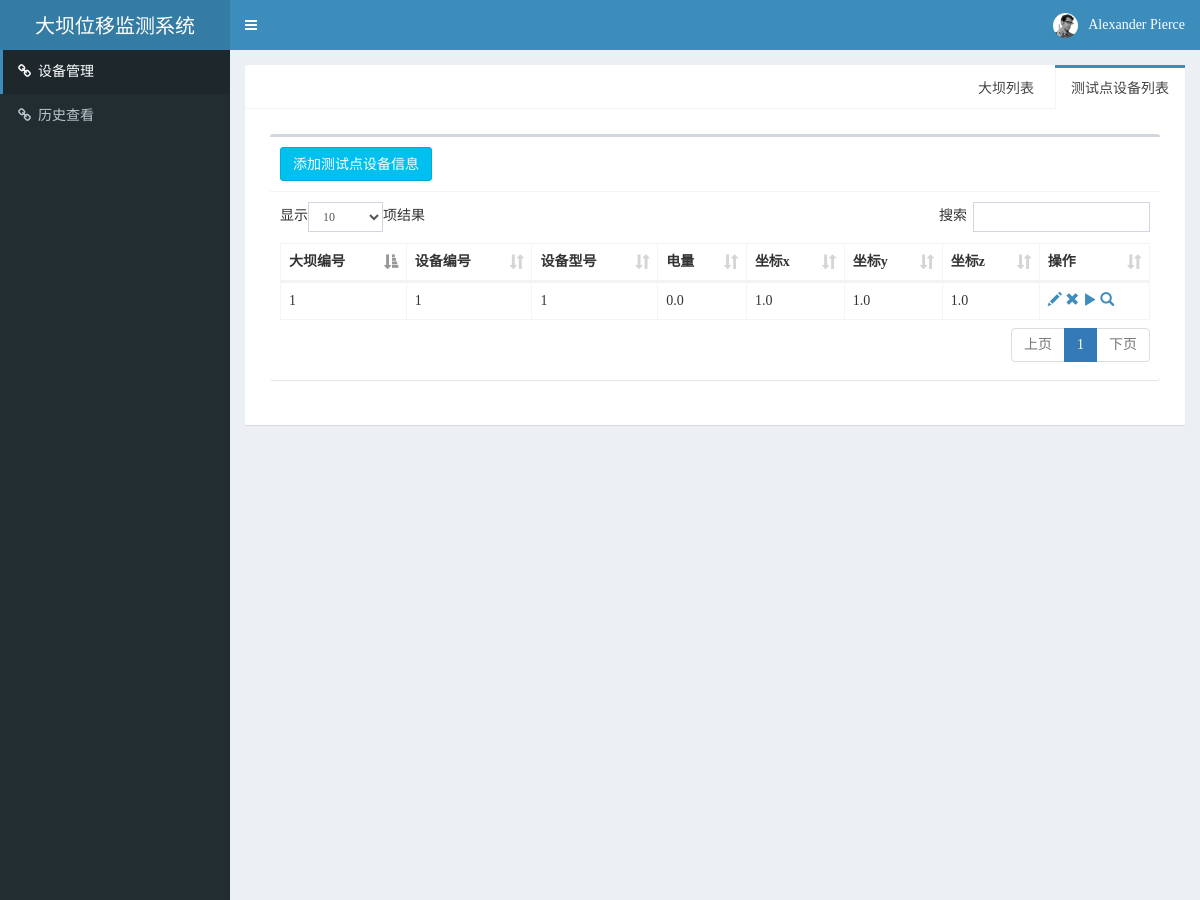
The app's page / (upper part), older data.
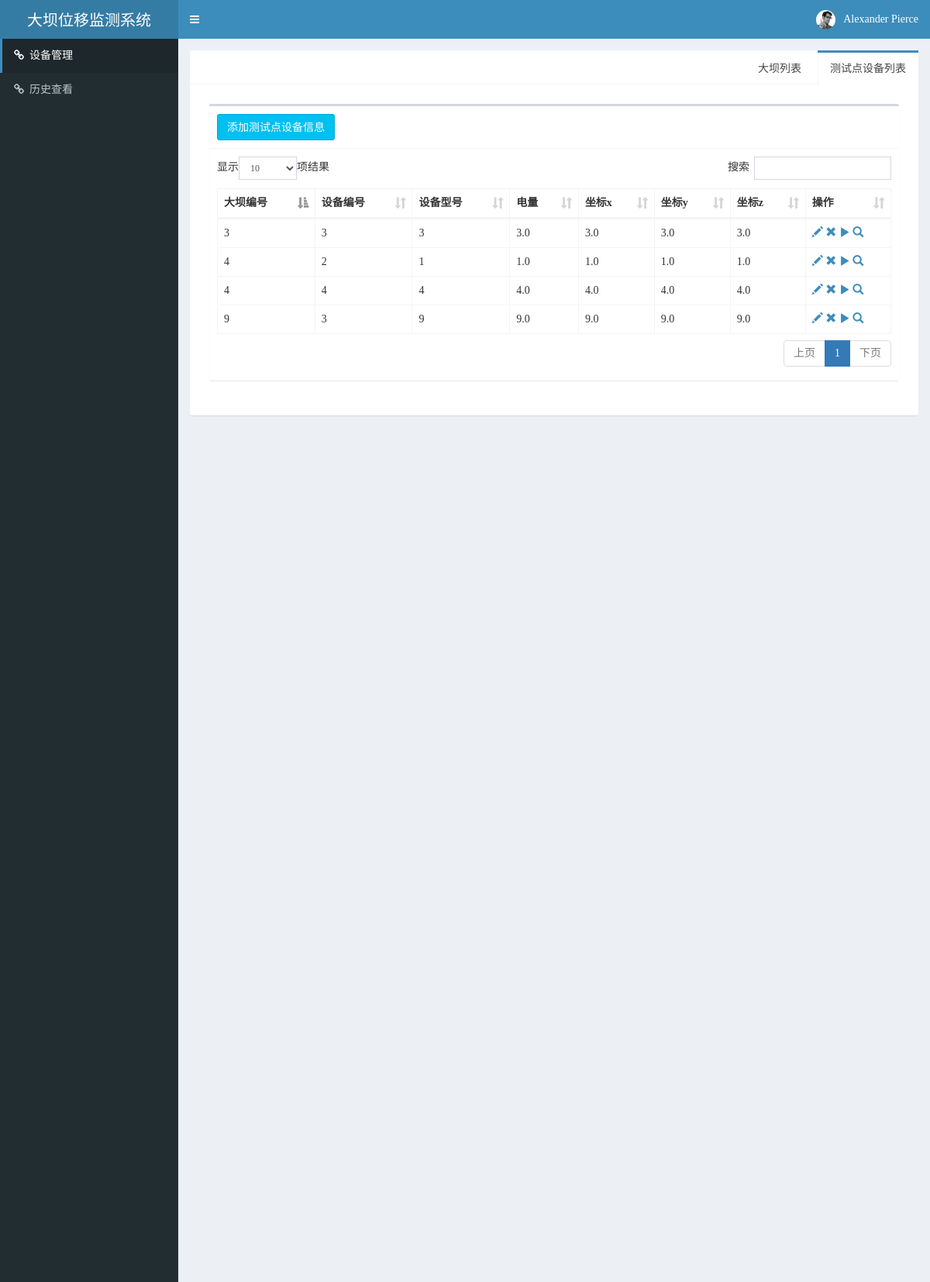
The same page, newer data.
### Dam_Device_management/models.py (models this page shows, shortened)
class Device(models.Model):
	dam = models.ForeignKey(Dam)
	device_num = models.IntegerField(null=True)
	card_num = models.CharField(max_length=60,null=True)
	power = models.FloatField(default=0)
	x = models.FloatField(max_length=60,null=True)
	y = models.FloatField(max_length=60,null=True)
	z = models.FloatField(max_length=60,null=True)
	remark = models.TextField()

class Dam(models.Model):
	dam_num = models.IntegerField(unique=True)
	dam_name = models.CharField(max_length=100,null=True)
	dam_grade = models.CharField(max_length=100,null=True)
	dam_status = models.CharField(max_length=100,null=True)
	information = models.TextField()
	port_num = models.IntegerField(null=True)
	domain_name = models.CharField(max_length=100,null=True)

### Dam_Device_management/views.py (the view)
# urls.py: url(r'^$', Dam_Device_management.views.DandL_management),
def DandL_management(request):
	dam_list = Dam.objects.all()
	device_list = Device.objects.all()
	return render(request,'DandL_management.html',{'dam_list':dam_list,'device_list':device_list})

### Dam_Device_management/templates/DandL_management.html (shortened to what this page needs)
<!DOCTYPE html>
<html>
  <head>
  <link rel="stylesheet" href="../../../static/css/bootstrap.min.css">
  <link rel="stylesheet" href="../../../static/css/font-awesome.min.css">
  <link rel="stylesheet" href="../../../static/css/ionicons.min.css">
  <link rel="stylesheet" href="../../../static/css/dataTables.bootstrap.min.css">
  <link rel="stylesheet" href="../../../static/css/AdminLTE.min.css">
  <link rel="stylesheet" href="../../../static/css/skin-blue.min.css">
  <link rel="stylesheet" href="../../../static/css/_all-skins.min.css">
  </head>
  <body class="hold-transition skin-blue sidebar-mini">
<div class="wrapper">
    <header class="main-header">
    <a href="#" class="logo">
      <span class="logo-lg">大坝位移监测系统</span> </a>
    <nav class="navbar navbar-../../../static-top" role="navigation">
        <a href="#" class="sidebar-toggle" data-toggle="push-menu" role="button"> <span class="sr-only">Toggle navigation</span> </a>
        <div class="navbar-custom-menu">
        <ul class="nav navbar-nav">
            <li class="dropdown user user-menu">
            <a href="#" class="dropdown-toggle" data-toggle="dropdown">
              <img src="../../../static/img/user2-160x160.jpg" class="user-image" alt="User Image">
              <span class="hidden-xs">Alexander Pierce</span> </a>
          </li>
          </ul>
      </div>
      </nav>
  </header>
    <aside class="main-sidebar">
    <section class="sidebar">
        <ul class="sidebar-menu" data-widget="tree">
        <li class="active"><a href="/Dam_Device_management/DandL_management"><i class="fa fa-link"></i><span>设备管理</span></a></li>
        <li><a href="/Dam_Device_management/history_search"><i class="fa fa-link"></i><span>历史查看</span></a></li>
      </ul>
      </section>
  </aside>
    <div class="content-wrapper">
    <section class="content container-fluid">
        <div class="row">
        <div class="col-md-12">
            <div class="nav-tabs-custom">
            <ul class="nav nav-tabs pull-right">
                <li class="active"><a href="#tab_labelManagement" data-toggle="tab">测试点设备列表</a></li>
                <li><a href="#tab_damManagement" data-toggle="tab">大坝列表</a></li>
              </ul>
            <div class="tab-content"> {% csrf_token %}
                <div class="tab-pane active" id="tab_labelManagement">
                <section class="content">
                    <div class="row">
                    <div class="col-xs-12">
                        <div class="box">
                        <div class="box-header with-border">
                            <h3 class="box-title">
                            <button type="button" id="addBtn1" class="btn btn-info">添加测试点设备信息</button>
                          </h3>
                          </div>
                        <div class="box-body">
                            <table id="dataList1" class="table table-bordered table-hover tabTable">
                            <thead>
                                <tr>
                                <th>大坝编号</th>
                                <th>设备编号</th>
                                <th>设备型号</th>
                                <th>电量</th>
                                <th>坐标x</th>
                                <th>坐标y</th>
                                <th>坐标z</th>
                                <th>操作</th>
                              </tr>
                              </thead>
                            <tbody>
                            {% for line in device_list  %}
                            <tr name={{line.id}}>
                                <td>{{line.dam.dam_num}}</td>
                                <td>{{line.device_num}}</td>
                                <td>{{line.card_num}}</td>
                                <td>{{line.power}}</td>
                                <td>{{line.x}}</td>
                                <td>{{line.y}}</td>
                                <td>{{line.z}}</td>
                                <td>
                                  <a href='/Dam_Device_management/device_management_form_update/{{line.id}}' title="修改" class="glyphicon glyphicon-pencil"></a>
                                  <a href='/Dam_Device_management/device_management_form/{{line.id}}/d' title="删除" class="glyphicon glyphicon-remove" onclick="return confirm('确定将此记录删除?')"></a>
                                  <a href='/Displacement_management/label_detail_realtime/{{line.dam.dam_num}}/{{line.device_num}}/' title="实时状态" class="glyphicon glyphicon-play"></a>
                                  <a href='/Displacement_management/label_history_select/{{line.dam.dam_num}}/{{line.device_num}}' title="历史数据" class="glyphicon glyphicon-search"></a></td>
                                {% endfor %} </tr>
                              </tbody>
                          </table>
                          </div>
                      </div>
                      </div>
                  </div>
                  </section>
              </div>
              </div>
          </div>
          </div>
      </div>
      </section>
  </div>
  </div>
</body>
</html>

### Dam_Device_management/templates/DandL_management.html (style rules this page uses)
body, html { width: 100%; height: 100%; margin: 0; font-family: "微软雅黑"; }

Row changes from the older to the newer data that the page shows:
added Device: dam.dam_num "4", device_num "2", card_num "1", power "1.0", x "1.0", y "1.0", z "1.0"
added Device: dam.dam_num "3", device_num "3", card_num "3", power "3.0", x "3.0", y "3.0", z "3.0"
changed Device (number 3 of 4 on the later page): dam.dam_num "1" → "4"; device_num "1" → "4"; card_num "1" → "4"; power "0.0" → "4.0"; x "1.0" → "4.0"; y "1.0" → "4.0"; z "1.0" → "4.0"
added Device: dam.dam_num "9", device_num "3", card_num "9", power "9.0", x "9.0", y "9.0", z "9.0"
